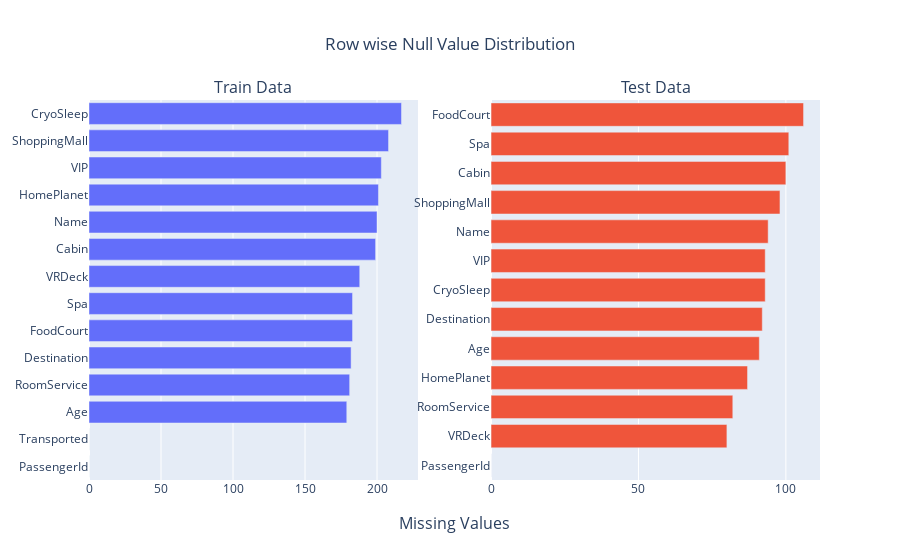

Notebook source saved alongside this figure:
### Code cell
fig = make_subplots(
    rows=1,
    cols=2,
    column_titles=["Train Data", "Test Data"],
    x_title="Missing Values"
)
fig.add_trace(go.Bar(x=train_missing_data, y=train_missing_data.index, orientation='h'), 1, 1)
fig.add_trace(go.Bar(x=test_missing_data, y=test_missing_data.index, orientation='h'), 1, 2)
fig.update_layout(showlegend=False, title_text="Row wise Null Value Distribution", title_x=0.5)

### Figure 1 — Plotly figure (JSON) as saved in the notebook; plotly's stock layout.template omitted (floating-point values rounded to 4 significant figures)
{"data": [{"orientation": "h", "type": "bar", "x": [0, 0, 179, 181, 182, 183, 183, 188, 199, 200, 201, 203, 208, 217], "xaxis": "x", "y": ["PassengerId", "Transported", "Age", "RoomService", "Destination", "FoodCourt", "Spa", "VRDeck", "Cabin", "Name", "HomePlanet", "VIP", "ShoppingMall", "CryoSleep"], "yaxis": "y"}, {"orientation": "h", "type": "bar", "x": [0, 80, 82, 87, 91, 92, 93, 93, 94, 98, 100, 101, 106], "xaxis": "x2", "y": ["PassengerId", "VRDeck", "RoomService", "HomePlanet", "Age", "Destination", "CryoSleep", "VIP", "Name", "ShoppingMall", "Cabin", "Spa", "FoodCourt"], "yaxis": "y2"}], "layout": {"annotations": [{"font": {"size": 16}, "showarrow": false, "text": "Train Data", "x": 0.225, "xanchor": "center", "xref": "paper", "y": 1, "yanchor": "bottom", "yref": "paper"}, {"font": {"size": 16}, "showarrow": false, "text": "Test Data", "x": 0.775, "xanchor": "center", "xref": "paper", "y": 1, "yanchor": "bottom", "yref": "paper"}, {"font": {"size": 16}, "showarrow": false, "text": "Missing Values", "x": 0.5, "xanchor": "center", "xref": "paper", "y": 0, "yanchor": "top", "yref": "paper", "yshift": -30}], "showlegend": false, "title": {"text": "Row wise Null Value Distribution", "x": 0.5}, "xaxis": {"anchor": "y", "domain": [0, 0.45]}, "xaxis2": {"anchor": "y2", "domain": [0.55, 1]}, "yaxis": {"anchor": "x", "domain": [0, 1]}, "yaxis2": {"anchor": "x2", "domain": [0, 1]}}}
